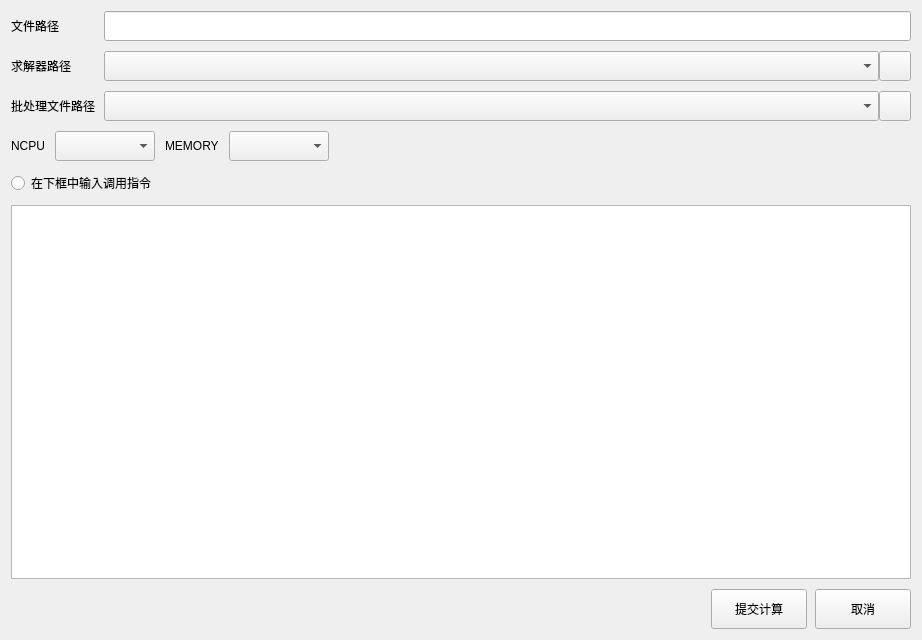
<?xml version="1.0" encoding="UTF-8"?>
<ui version="4.0">
 <class>SubmitCalculation</class>
 <widget class="QWidget" name="SubmitCalculation">
  <property name="geometry">
   <rect>
    <x>0</x>
    <y>0</y>
    <width>922</width>
    <height>640</height>
   </rect>
  </property>
  <property name="windowTitle">
   <string>Form</string>
  </property>
  <layout class="QVBoxLayout" name="verticalLayout" stretch="0,0,0,1,0">
   <property name="spacing">
    <number>10</number>
   </property>
   <item>
    <layout class="QGridLayout" name="gridLayout">
     <property name="horizontalSpacing">
      <number>8</number>
     </property>
     <property name="verticalSpacing">
      <number>10</number>
     </property>
     <item row="0" column="0">
      <widget class="QLabel" name="label_filePath">
       <property name="minimumSize">
        <size>
         <width>0</width>
         <height>30</height>
        </size>
       </property>
       <property name="maximumSize">
        <size>
         <width>16777215</width>
         <height>30</height>
        </size>
       </property>
       <property name="text">
        <string>文件路径</string>
       </property>
      </widget>
     </item>
     <item row="0" column="1">
      <widget class="QLineEdit" name="lineEdit_filePath">
       <property name="minimumSize">
        <size>
         <width>0</width>
         <height>30</height>
        </size>
       </property>
       <property name="maximumSize">
        <size>
         <width>16777215</width>
         <height>30</height>
        </size>
       </property>
      </widget>
     </item>
     <item row="1" column="0">
      <widget class="QLabel" name="label_solverPath">
       <property name="minimumSize">
        <size>
         <width>0</width>
         <height>30</height>
        </size>
       </property>
       <property name="maximumSize">
        <size>
         <width>16777215</width>
         <height>30</height>
        </size>
       </property>
       <property name="text">
        <string>求解器路径</string>
       </property>
      </widget>
     </item>
     <item row="1" column="1">
      <layout class="QHBoxLayout" name="horizontalLayout_5" stretch="1,0">
       <property name="spacing">
        <number>0</number>
       </property>
       <item>
        <widget class="QComboBox" name="cbB_solverPath">
         <property name="minimumSize">
          <size>
           <width>0</width>
           <height>30</height>
          </size>
         </property>
         <property name="maximumSize">
          <size>
           <width>16777215</width>
           <height>30</height>
          </size>
         </property>
        </widget>
       </item>
       <item>
        <widget class="QPushButton" name="Btn_findSolver">
         <property name="minimumSize">
          <size>
           <width>32</width>
           <height>30</height>
          </size>
         </property>
         <property name="maximumSize">
          <size>
           <width>32</width>
           <height>30</height>
          </size>
         </property>
         <property name="text">
          <string/>
         </property>
         <property name="icon">
          <iconset resource="../../../icons.qrc">
           <normaloff>:/pic/icons/打开文件icon.png</normaloff>:/pic/icons/打开文件icon.png</iconset>
         </property>
         <property name="iconSize">
          <size>
           <width>16</width>
           <height>16</height>
          </size>
         </property>
        </widget>
       </item>
      </layout>
     </item>
     <item row="2" column="0">
      <widget class="QLabel" name="label_batPath">
       <property name="minimumSize">
        <size>
         <width>0</width>
         <height>30</height>
        </size>
       </property>
       <property name="maximumSize">
        <size>
         <width>16777215</width>
         <height>30</height>
        </size>
       </property>
       <property name="text">
        <string>批处理文件路径</string>
       </property>
      </widget>
     </item>
     <item row="2" column="1">
      <layout class="QHBoxLayout" name="horizontalLayout_7" stretch="1,0">
       <property name="spacing">
        <number>0</number>
       </property>
       <item>
        <widget class="QComboBox" name="cbB_batPath">
         <property name="minimumSize">
          <size>
           <width>0</width>
           <height>30</height>
          </size>
         </property>
         <property name="maximumSize">
          <size>
           <width>16777215</width>
           <height>30</height>
          </size>
         </property>
        </widget>
       </item>
       <item>
        <widget class="QPushButton" name="Btn_findBat">
         <property name="minimumSize">
          <size>
           <width>32</width>
           <height>30</height>
          </size>
         </property>
         <property name="maximumSize">
          <size>
           <width>32</width>
           <height>30</height>
          </size>
         </property>
         <property name="text">
          <string/>
         </property>
         <property name="icon">
          <iconset resource="../../../icons.qrc">
           <normaloff>:/pic/icons/打开文件icon.png</normaloff>:/pic/icons/打开文件icon.png</iconset>
         </property>
         <property name="iconSize">
          <size>
           <width>16</width>
           <height>16</height>
          </size>
         </property>
        </widget>
       </item>
      </layout>
     </item>
    </layout>
   </item>
   <item>
    <layout class="QHBoxLayout" name="horizontalLayout_3" stretch="0,0,1">
     <item>
      <layout class="QHBoxLayout" name="horizontalLayout_2" stretch="0,1">
       <item>
        <widget class="QLabel" name="label_NCPU">
         <property name="minimumSize">
          <size>
           <width>0</width>
           <height>30</height>
          </size>
         </property>
         <property name="maximumSize">
          <size>
           <width>16777215</width>
           <height>30</height>
          </size>
         </property>
         <property name="text">
          <string>NCPU</string>
         </property>
        </widget>
       </item>
       <item>
        <widget class="QComboBox" name="CBb_NCPU">
         <property name="minimumSize">
          <size>
           <width>100</width>
           <height>30</height>
          </size>
         </property>
         <property name="maximumSize">
          <size>
           <width>16777215</width>
           <height>30</height>
          </size>
         </property>
        </widget>
       </item>
      </layout>
     </item>
     <item>
      <layout class="QHBoxLayout" name="horizontalLayout" stretch="0,1">
       <item>
        <widget class="QLabel" name="label_MEMORY">
         <property name="minimumSize">
          <size>
           <width>0</width>
           <height>30</height>
          </size>
         </property>
         <property name="maximumSize">
          <size>
           <width>16777215</width>
           <height>30</height>
          </size>
         </property>
         <property name="text">
          <string>MEMORY</string>
         </property>
        </widget>
       </item>
       <item>
        <widget class="QComboBox" name="CBb_MEMORY">
         <property name="minimumSize">
          <size>
           <width>100</width>
           <height>30</height>
          </size>
         </property>
         <property name="maximumSize">
          <size>
           <width>16777215</width>
           <height>30</height>
          </size>
         </property>
        </widget>
       </item>
      </layout>
     </item>
     <item>
      <spacer name="horizontalSpacer">
       <property name="orientation">
        <enum>Qt::Horizontal</enum>
       </property>
       <property name="sizeHint" stdset="0">
        <size>
         <width>40</width>
         <height>20</height>
        </size>
       </property>
      </spacer>
     </item>
    </layout>
   </item>
   <item>
    <layout class="QHBoxLayout" name="horizontalLayout_6">
     <item>
      <widget class="QRadioButton" name="rBtn_inputCmd">
       <property name="text">
        <string>在下框中输入调用指令</string>
       </property>
      </widget>
     </item>
     <item>
      <spacer name="horizontalSpacer_3">
       <property name="orientation">
        <enum>Qt::Horizontal</enum>
       </property>
       <property name="sizeHint" stdset="0">
        <size>
         <width>40</width>
         <height>20</height>
        </size>
       </property>
      </spacer>
     </item>
    </layout>
   </item>
   <item>
    <widget class="QTextEdit" name="textEdit_cmd"/>
   </item>
   <item>
    <layout class="QHBoxLayout" name="horizontalLayout_4">
     <property name="spacing">
      <number>8</number>
     </property>
     <item>
      <spacer name="horizontalSpacer_2">
       <property name="orientation">
        <enum>Qt::Horizontal</enum>
       </property>
       <property name="sizeHint" stdset="0">
        <size>
         <width>40</width>
         <height>20</height>
        </size>
       </property>
      </spacer>
     </item>
     <item>
      <widget class="QPushButton" name="Btn_submit">
       <property name="minimumSize">
        <size>
         <width>96</width>
         <height>40</height>
        </size>
       </property>
       <property name="maximumSize">
        <size>
         <width>96</width>
         <height>16777215</height>
        </size>
       </property>
       <property name="text">
        <string>提交计算</string>
       </property>
      </widget>
     </item>
     <item>
      <widget class="QPushButton" name="Btn_cancel">
       <property name="minimumSize">
        <size>
         <width>96</width>
         <height>40</height>
        </size>
       </property>
       <property name="maximumSize">
        <size>
         <width>96</width>
         <height>16777215</height>
        </size>
       </property>
       <property name="text">
        <string>取消</string>
       </property>
      </widget>
     </item>
    </layout>
   </item>
  </layout>
 </widget>
 <resources>
  <include location="../../../icons.qrc"/>
 </resources>
 <connections/>
</ui>
